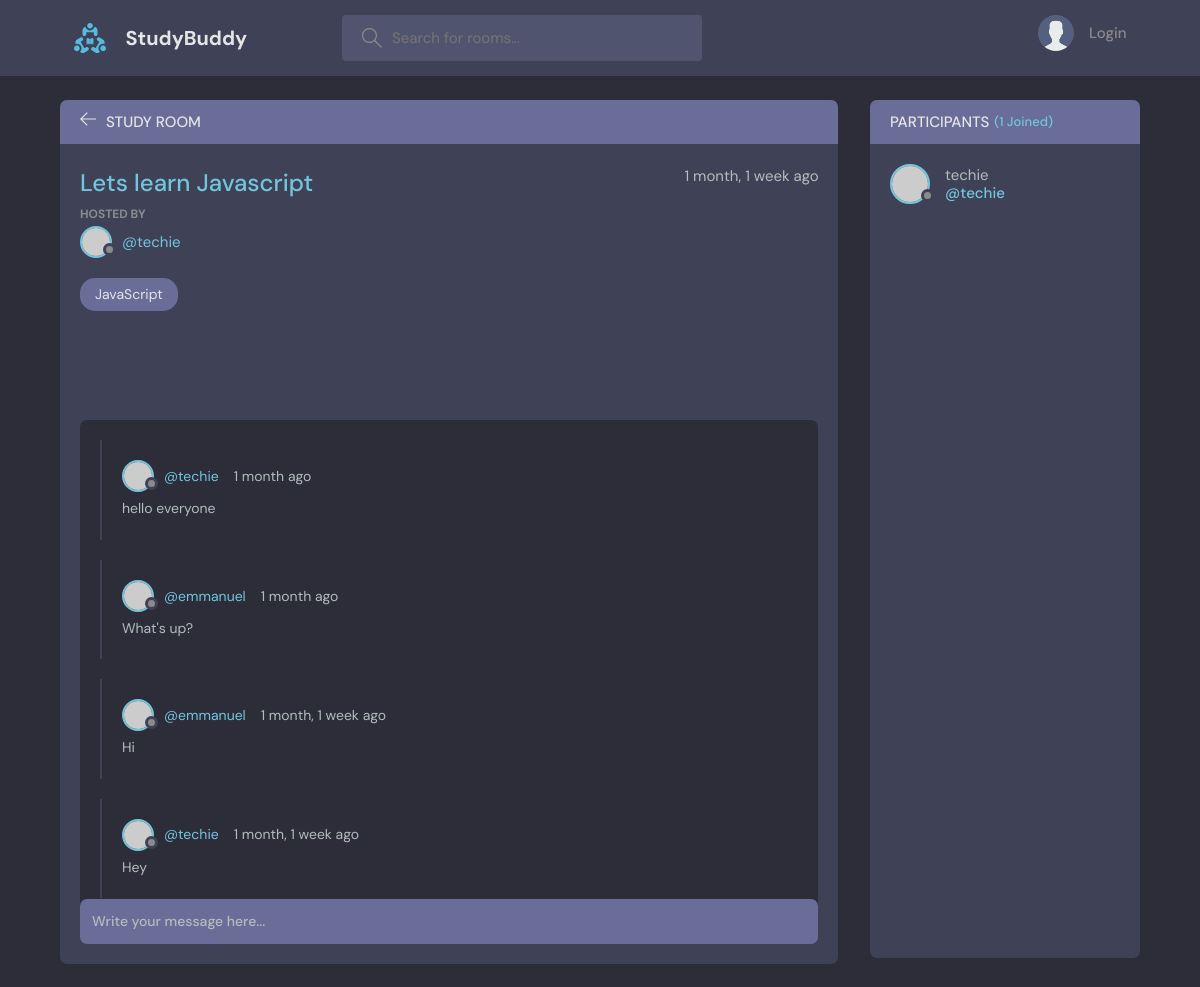
The page /room/1/ on the database its author committed.
### base/models.py (models this page shows, shortened)
class Room(models.Model):
    host = models.ForeignKey(User, on_delete=models.SET_NULL, null=True)
    topic = models.ForeignKey(Topic, on_delete=models.SET_NULL, null=True)
    name = models.CharField(max_length=255)
    description = models.TextField(null=True, blank=True)
    participants = models.ManyToManyField(User,related_name='participants',blank=True)
    updated = models.DateTimeField(auto_now=True)
    created = models.DateTimeField(auto_now_add=True)
    class Meta:
        ordering = ['-updated','-created']

class Topic(models.Model):
    name = models.CharField(max_length=255)
    def __str__(self):
        return self.name

class Message(models.Model):
    user = models.ForeignKey(User, on_delete=models.CASCADE)
    room = models.ForeignKey(Room, on_delete=models.CASCADE)
    body = models.TextField()
    updated = models.DateTimeField(auto_now=True)
    created = models.DateTimeField(auto_now_add=True)
    class Meta:
        ordering = ['-updated','-created']

### base/views.py (the view, shortened to what this page needs)
# urls.py: path('room/<str:pk>/',views.room,name="room"),
def room(request,pk):
    room = Room.objects.get(id=pk)
    roommessages = room.message_set.all()
    participants = room.participants.all()
    context = {'room':room,'roommessages': roommessages,'participants':participants}
    return render(request,'room.html', context)

### base/templates/room.html (shortened to what this page needs)
{% extends 'main.html' %}
{% load static %}
{% block content %}
  <main class="profile-page layout layout--2">
    <div class="container">
      <div class="room">
        <div class="room__top">
          <div class="room__topLeft">
            <a href="{% url 'home' %}">
              <svg version="1.1" xmlns="http://www.w3.org/2000/svg" width="32" height="32" viewBox="0 0 32 32">
                <title>arrow-left</title>
                <path
                  d="M13.723 2.286l-13.723 13.714 13.719 13.714 1.616-1.611-10.96-10.96h27.625v-2.286h-27.625l10.965-10.965-1.616-1.607z"
                ></path>
              </svg>
            </a>
            <h3>Study Room</h3>
          </div>
        </div>
        <div class="room__box scroll">
          <div class="room__header scroll">
            <div class="room__info">
              <h3>{{room.name}}</h3>
              <span>{{room.created|timesince}} ago</span>
            </div>
            <div class="room__hosted">
              <p>Hosted By</p>
              <a href="{% url 'user-profile' room.host.id %}" class="room__author">
                <div class="avatar avatar--small">
                  <img src="https://randomuser.me/api/portraits/men/37.jpg" />
                </div>
                <span>@{{room.host.username}}</span>
              </a>
            </div>
            <span class="room__topics">{{room.topic}}</span>
          </div>
          <div class="room__conversation">
            <div class="threads scroll">
              {% for message in roommessages %}
              <div class="thread">
                <div class="thread__top">
                  <div class="thread__author">
                    <a href="{% url 'user-profile' message.user.id %}" class="thread__authorInfo">
                      <div class="avatar avatar--small">
                        <img src="https://randomuser.me/api/portraits/men/37.jpg" />
                      </div>
                      <span>@{{message.user}}</span>
                    </a>
                    <span class="thread__date">{{message.created|timesince}} ago</span>
                  </div>
                </div>
                <div class="thread__details">
                  {{message.body}}
                </div>
              </div>
              {% endfor %}
            </div>
          </div>
        </div>
        <div class="room__message">
          <form action="" method='POST'>
            <input name="body" placeholder="Write your message here..." />
          </form>
        </div>
      </div>
      <div class="participants">
        <h3 class="participants__top">Participants <span>({{participants.count}} Joined)</span></h3>
        <div class="participants__list scroll">
          {% for user in participants %}
          <a href="{% url 'user-profile' user.id %}" class="participant">
            <div class="avatar avatar--medium">
              <img src="https://randomuser.me/api/portraits/men/37.jpg" />
            </div>
            <p>
              {{user.username}}
              <span>@{{user.username}}</span>
            </p>
          </a>
          {% endfor %}
        </div>
      </div>
    </div>
  </main>
{% endblock content%}

### rows shown on the page
Room: name "Lets learn Javascript", created "1 month, 1 week", host.username "techie", topic "JavaScript"
Message: user "techie", created "1 month", body "hello everyone"
Message: user "emmanuel", created "1 month", body "What's up?"
Message: user "emmanuel", created "1 month, 1 week", body "Hi"
Message: user "techie", created "1 month, 1 week", body "Hey"

### other values the page prints
{{ participants.count }} "1"
{{ user.username }} "techie"
